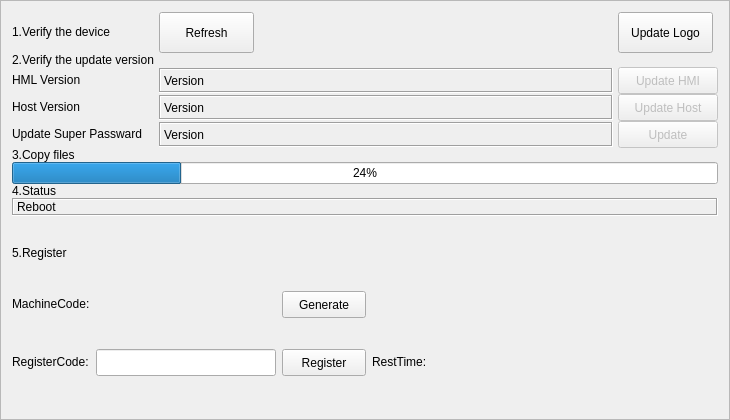
<?xml version="1.0" encoding="UTF-8"?>
<ui version="4.0">
 <class>ICUpdateSystem</class>
 <widget class="QFrame" name="ICUpdateSystem">
  <property name="geometry">
   <rect>
    <x>0</x>
    <y>0</y>
    <width>730</width>
    <height>420</height>
   </rect>
  </property>
  <property name="sizePolicy">
   <sizepolicy hsizetype="Maximum" vsizetype="Maximum">
    <horstretch>0</horstretch>
    <verstretch>0</verstretch>
   </sizepolicy>
  </property>
  <property name="windowTitle">
   <string>Frame</string>
  </property>
  <property name="styleSheet">
   <string notr="true">QMessageBox QAbstractButton
{
    min-width: 90px;
	min-height:30px;
}
</string>
  </property>
  <property name="frameShape">
   <enum>QFrame::StyledPanel</enum>
  </property>
  <property name="frameShadow">
   <enum>QFrame::Raised</enum>
  </property>
  <layout class="QGridLayout" name="gridLayout">
   <property name="horizontalSpacing">
    <number>5</number>
   </property>
   <property name="verticalSpacing">
    <number>0</number>
   </property>
   <item row="0" column="3">
    <widget class="QToolButton" name="updateLogoButton">
     <property name="sizePolicy">
      <sizepolicy hsizetype="Preferred" vsizetype="Fixed">
       <horstretch>0</horstretch>
       <verstretch>0</verstretch>
      </sizepolicy>
     </property>
     <property name="minimumSize">
      <size>
       <width>90</width>
       <height>41</height>
      </size>
     </property>
     <property name="maximumSize">
      <size>
       <width>95</width>
       <height>16777215</height>
      </size>
     </property>
     <property name="text">
      <string>Update Logo</string>
     </property>
    </widget>
   </item>
   <item row="0" column="0">
    <widget class="QLabel" name="deviceLabel">
     <property name="sizePolicy">
      <sizepolicy hsizetype="Maximum" vsizetype="Maximum">
       <horstretch>0</horstretch>
       <verstretch>0</verstretch>
      </sizepolicy>
     </property>
     <property name="text">
      <string>1.Verify the device</string>
     </property>
    </widget>
   </item>
   <item row="9" column="0" rowspan="2" colspan="4">
    <widget class="QWidget" name="registerContainer" native="true">
     <property name="sizePolicy">
      <sizepolicy hsizetype="Preferred" vsizetype="Expanding">
       <horstretch>0</horstretch>
       <verstretch>0</verstretch>
      </sizepolicy>
     </property>
     <layout class="QGridLayout" name="gridLayout_2">
      <property name="verticalSpacing">
       <number>1</number>
      </property>
      <property name="margin">
       <number>0</number>
      </property>
      <item row="0" column="0">
       <widget class="QLabel" name="label_6">
        <property name="sizePolicy">
         <sizepolicy hsizetype="Fixed" vsizetype="Fixed">
          <horstretch>0</horstretch>
          <verstretch>0</verstretch>
         </sizepolicy>
        </property>
        <property name="text">
         <string>5.Register</string>
        </property>
       </widget>
      </item>
      <item row="1" column="0">
       <widget class="QLabel" name="label_4">
        <property name="sizePolicy">
         <sizepolicy hsizetype="Fixed" vsizetype="Fixed">
          <horstretch>0</horstretch>
          <verstretch>0</verstretch>
         </sizepolicy>
        </property>
        <property name="text">
         <string>MachineCode:</string>
        </property>
       </widget>
      </item>
      <item row="1" column="2">
       <widget class="QPushButton" name="generateBtn">
        <property name="sizePolicy">
         <sizepolicy hsizetype="Fixed" vsizetype="Fixed">
          <horstretch>0</horstretch>
          <verstretch>0</verstretch>
         </sizepolicy>
        </property>
        <property name="minimumSize">
         <size>
          <width>84</width>
          <height>27</height>
         </size>
        </property>
        <property name="maximumSize">
         <size>
          <width>84</width>
          <height>27</height>
         </size>
        </property>
        <property name="text">
         <string>Generate</string>
        </property>
       </widget>
      </item>
      <item row="2" column="0">
       <widget class="QLabel" name="label_5">
        <property name="sizePolicy">
         <sizepolicy hsizetype="Fixed" vsizetype="Fixed">
          <horstretch>0</horstretch>
          <verstretch>0</verstretch>
         </sizepolicy>
        </property>
        <property name="text">
         <string>RegisterCode:</string>
        </property>
       </widget>
      </item>
      <item row="2" column="1">
       <widget class="ICLineEditWithVirtualNumericKeypad" name="registerCode">
        <property name="sizePolicy">
         <sizepolicy hsizetype="Fixed" vsizetype="Fixed">
          <horstretch>0</horstretch>
          <verstretch>0</verstretch>
         </sizepolicy>
        </property>
        <property name="minimumSize">
         <size>
          <width>180</width>
          <height>0</height>
         </size>
        </property>
        <property name="maximumSize">
         <size>
          <width>180</width>
          <height>180</height>
         </size>
        </property>
       </widget>
      </item>
      <item row="2" column="2">
       <widget class="QPushButton" name="registerBtn">
        <property name="sizePolicy">
         <sizepolicy hsizetype="Fixed" vsizetype="Fixed">
          <horstretch>0</horstretch>
          <verstretch>0</verstretch>
         </sizepolicy>
        </property>
        <property name="minimumSize">
         <size>
          <width>84</width>
          <height>27</height>
         </size>
        </property>
        <property name="maximumSize">
         <size>
          <width>84</width>
          <height>27</height>
         </size>
        </property>
        <property name="text">
         <string>Register</string>
        </property>
       </widget>
      </item>
      <item row="2" column="3">
       <widget class="QLabel" name="label_3">
        <property name="sizePolicy">
         <sizepolicy hsizetype="Fixed" vsizetype="Fixed">
          <horstretch>0</horstretch>
          <verstretch>0</verstretch>
         </sizepolicy>
        </property>
        <property name="minimumSize">
         <size>
          <width>29</width>
          <height>0</height>
         </size>
        </property>
        <property name="maximumSize">
         <size>
          <width>84</width>
          <height>16777215</height>
         </size>
        </property>
        <property name="layoutDirection">
         <enum>Qt::RightToLeft</enum>
        </property>
        <property name="text">
         <string>RestTime:</string>
        </property>
       </widget>
      </item>
      <item row="2" column="4">
       <widget class="QLabel" name="restTime">
        <property name="sizePolicy">
         <sizepolicy hsizetype="Preferred" vsizetype="Fixed">
          <horstretch>0</horstretch>
          <verstretch>0</verstretch>
         </sizepolicy>
        </property>
        <property name="text">
         <string/>
        </property>
       </widget>
      </item>
      <item row="0" column="1">
       <widget class="QLabel" name="tipLabel">
        <property name="text">
         <string/>
        </property>
       </widget>
      </item>
      <item row="1" column="1">
       <widget class="QLabel" name="machineCode">
        <property name="text">
         <string/>
        </property>
       </widget>
      </item>
     </layout>
    </widget>
   </item>
   <item row="5" column="0">
    <widget class="QLabel" name="copyFilesLabel">
     <property name="sizePolicy">
      <sizepolicy hsizetype="Maximum" vsizetype="Maximum">
       <horstretch>0</horstretch>
       <verstretch>0</verstretch>
      </sizepolicy>
     </property>
     <property name="text">
      <string>3.Copy files</string>
     </property>
    </widget>
   </item>
   <item row="0" column="1">
    <widget class="QToolButton" name="refreshToolButton">
     <property name="sizePolicy">
      <sizepolicy hsizetype="Maximum" vsizetype="Fixed">
       <horstretch>0</horstretch>
       <verstretch>0</verstretch>
      </sizepolicy>
     </property>
     <property name="minimumSize">
      <size>
       <width>90</width>
       <height>41</height>
      </size>
     </property>
     <property name="maximumSize">
      <size>
       <width>95</width>
       <height>16777215</height>
      </size>
     </property>
     <property name="text">
      <string>Refresh</string>
     </property>
    </widget>
   </item>
   <item row="6" column="0" colspan="4">
    <widget class="QProgressBar" name="copyFilesProgressBar">
     <property name="value">
      <number>24</number>
     </property>
    </widget>
   </item>
   <item row="2" column="0">
    <widget class="QLabel" name="label">
     <property name="sizePolicy">
      <sizepolicy hsizetype="Fixed" vsizetype="Fixed">
       <horstretch>0</horstretch>
       <verstretch>0</verstretch>
      </sizepolicy>
     </property>
     <property name="text">
      <string>HML Version</string>
     </property>
    </widget>
   </item>
   <item row="8" column="0" colspan="4">
    <widget class="QLabel" name="statusLabel">
     <property name="sizePolicy">
      <sizepolicy hsizetype="Preferred" vsizetype="Maximum">
       <horstretch>0</horstretch>
       <verstretch>0</verstretch>
      </sizepolicy>
     </property>
     <property name="frameShape">
      <enum>QFrame::Box</enum>
     </property>
     <property name="frameShadow">
      <enum>QFrame::Sunken</enum>
     </property>
     <property name="text">
      <string>Reboot</string>
     </property>
    </widget>
   </item>
   <item row="7" column="0">
    <widget class="QLabel" name="rebootLabel">
     <property name="sizePolicy">
      <sizepolicy hsizetype="Maximum" vsizetype="Maximum">
       <horstretch>0</horstretch>
       <verstretch>0</verstretch>
      </sizepolicy>
     </property>
     <property name="text">
      <string>4.Status</string>
     </property>
    </widget>
   </item>
   <item row="3" column="0">
    <widget class="QLabel" name="label_2">
     <property name="sizePolicy">
      <sizepolicy hsizetype="Fixed" vsizetype="Fixed">
       <horstretch>0</horstretch>
       <verstretch>0</verstretch>
      </sizepolicy>
     </property>
     <property name="text">
      <string>Host Version</string>
     </property>
    </widget>
   </item>
   <item row="2" column="1" colspan="2">
    <widget class="QLabel" name="hmiVersionShowLabel">
     <property name="sizePolicy">
      <sizepolicy hsizetype="Expanding" vsizetype="Fixed">
       <horstretch>0</horstretch>
       <verstretch>0</verstretch>
      </sizepolicy>
     </property>
     <property name="minimumSize">
      <size>
       <width>412</width>
       <height>23</height>
      </size>
     </property>
     <property name="maximumSize">
      <size>
       <width>16777215</width>
       <height>25</height>
      </size>
     </property>
     <property name="frameShape">
      <enum>QFrame::Box</enum>
     </property>
     <property name="frameShadow">
      <enum>QFrame::Sunken</enum>
     </property>
     <property name="text">
      <string>Version</string>
     </property>
    </widget>
   </item>
   <item row="3" column="1" colspan="2">
    <widget class="QLabel" name="hostVersionShowLabel">
     <property name="sizePolicy">
      <sizepolicy hsizetype="Expanding" vsizetype="Fixed">
       <horstretch>0</horstretch>
       <verstretch>0</verstretch>
      </sizepolicy>
     </property>
     <property name="minimumSize">
      <size>
       <width>412</width>
       <height>23</height>
      </size>
     </property>
     <property name="maximumSize">
      <size>
       <width>16777212</width>
       <height>25</height>
      </size>
     </property>
     <property name="frameShape">
      <enum>QFrame::Box</enum>
     </property>
     <property name="frameShadow">
      <enum>QFrame::Sunken</enum>
     </property>
     <property name="text">
      <string>Version</string>
     </property>
    </widget>
   </item>
   <item row="3" column="3">
    <widget class="QToolButton" name="connectHostButton">
     <property name="enabled">
      <bool>false</bool>
     </property>
     <property name="sizePolicy">
      <sizepolicy hsizetype="Preferred" vsizetype="Fixed">
       <horstretch>0</horstretch>
       <verstretch>0</verstretch>
      </sizepolicy>
     </property>
     <property name="minimumSize">
      <size>
       <width>100</width>
       <height>27</height>
      </size>
     </property>
     <property name="maximumSize">
      <size>
       <width>100</width>
       <height>16777215</height>
      </size>
     </property>
     <property name="text">
      <string>Update Host</string>
     </property>
    </widget>
   </item>
   <item row="2" column="3">
    <widget class="QToolButton" name="updateToolButton">
     <property name="enabled">
      <bool>false</bool>
     </property>
     <property name="sizePolicy">
      <sizepolicy hsizetype="Preferred" vsizetype="Fixed">
       <horstretch>0</horstretch>
       <verstretch>0</verstretch>
      </sizepolicy>
     </property>
     <property name="minimumSize">
      <size>
       <width>100</width>
       <height>27</height>
      </size>
     </property>
     <property name="maximumSize">
      <size>
       <width>100</width>
       <height>16777215</height>
      </size>
     </property>
     <property name="text">
      <string>Update HMI</string>
     </property>
    </widget>
   </item>
   <item row="1" column="0">
    <widget class="QLabel" name="versionLabel">
     <property name="sizePolicy">
      <sizepolicy hsizetype="Fixed" vsizetype="Fixed">
       <horstretch>0</horstretch>
       <verstretch>0</verstretch>
      </sizepolicy>
     </property>
     <property name="text">
      <string>2.Verify the update version</string>
     </property>
    </widget>
   </item>
   <item row="4" column="0">
    <widget class="QLabel" name="label_7">
     <property name="sizePolicy">
      <sizepolicy hsizetype="Fixed" vsizetype="Fixed">
       <horstretch>0</horstretch>
       <verstretch>0</verstretch>
      </sizepolicy>
     </property>
     <property name="text">
      <string>Update Super Passward</string>
     </property>
    </widget>
   </item>
   <item row="4" column="3">
    <widget class="QToolButton" name="updatePasswardButton">
     <property name="enabled">
      <bool>false</bool>
     </property>
     <property name="sizePolicy">
      <sizepolicy hsizetype="Preferred" vsizetype="Fixed">
       <horstretch>0</horstretch>
       <verstretch>0</verstretch>
      </sizepolicy>
     </property>
     <property name="minimumSize">
      <size>
       <width>100</width>
       <height>27</height>
      </size>
     </property>
     <property name="maximumSize">
      <size>
       <width>100</width>
       <height>16777215</height>
      </size>
     </property>
     <property name="text">
      <string>Update</string>
     </property>
    </widget>
   </item>
   <item row="4" column="1" colspan="2">
    <widget class="QLabel" name="updatePasswardLabel">
     <property name="sizePolicy">
      <sizepolicy hsizetype="Expanding" vsizetype="Fixed">
       <horstretch>0</horstretch>
       <verstretch>0</verstretch>
      </sizepolicy>
     </property>
     <property name="minimumSize">
      <size>
       <width>412</width>
       <height>23</height>
      </size>
     </property>
     <property name="maximumSize">
      <size>
       <width>16777215</width>
       <height>25</height>
      </size>
     </property>
     <property name="frameShape">
      <enum>QFrame::Box</enum>
     </property>
     <property name="frameShadow">
      <enum>QFrame::Sunken</enum>
     </property>
     <property name="text">
      <string>Version</string>
     </property>
    </widget>
   </item>
  </layout>
 </widget>
 <customwidgets>
  <customwidget>
   <class>ICLineEditWithVirtualNumericKeypad</class>
   <extends>QLineEdit</extends>
   <header>iclineeditwithvirtualnumerickeypad.h</header>
  </customwidget>
 </customwidgets>
 <resources/>
 <connections/>
</ui>
